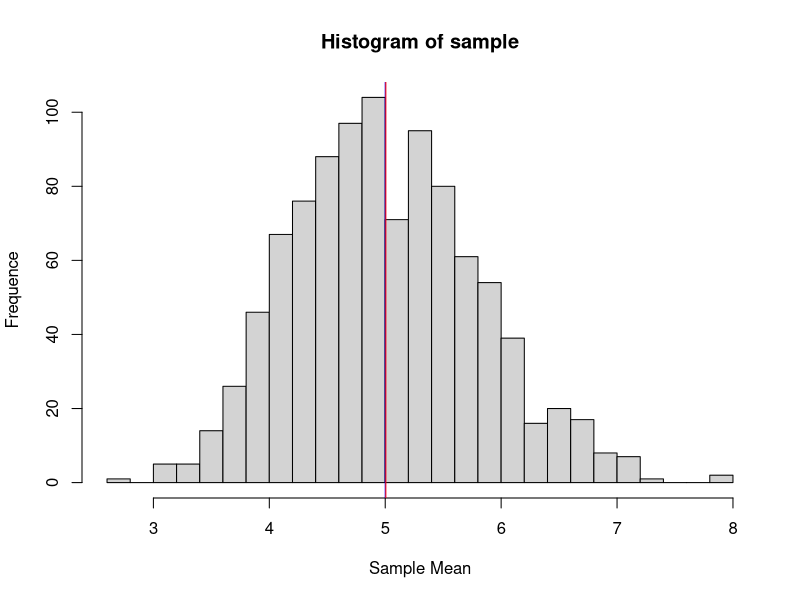
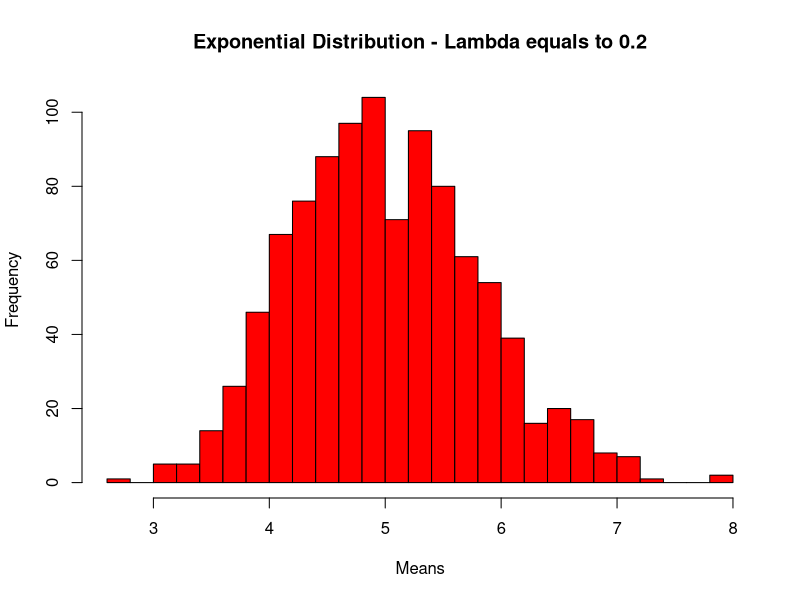
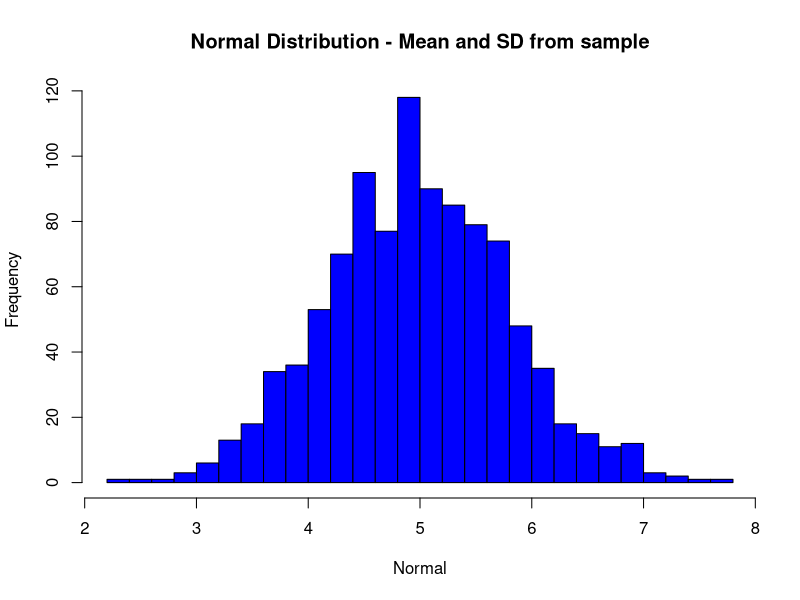
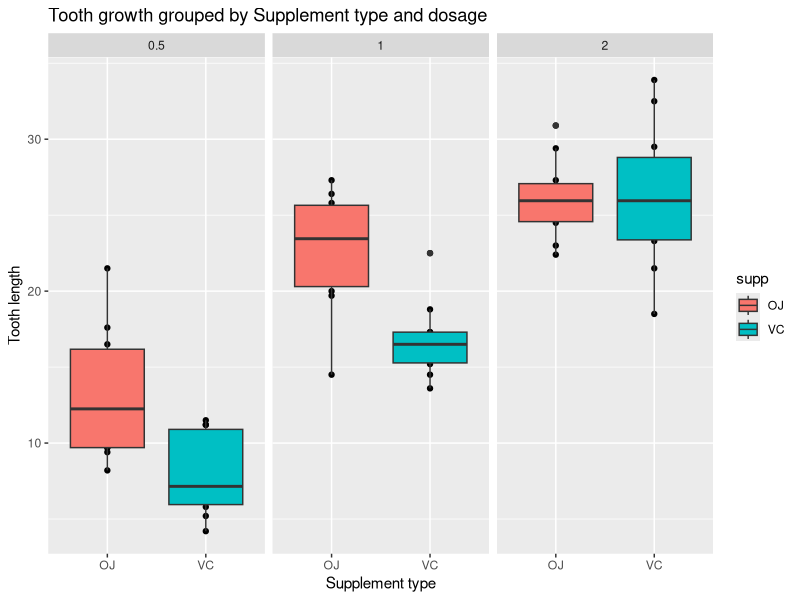

Recreate these plots in R, in order.
## ---- chunk 1
knitr::opts_chunk$set(echo = TRUE)
## ---- chunk 2
    #Load data and parameters from exercise

    #Number os samples
    n <- 40

    #Lambda = 0.2
    lambda <- 0.2
    
    #Number of simulations
    b <- 1000
    
    #CI = 95%
    z <- 1.96
    
    #As data is from aleatory distribution generation, set seed for reproducibility
    set.seed(96)
## ---- chunk 3
  #Create a table to hold data
  data <- matrix(rexp(n * b, rate = lambda), b)

  #Simulated mean per sample row 
  sample <- rowMeans(data)
  
  #Mean of means
  simMeanMean <- mean(sample)
  
  #Theoretical exponential mean
  theMean <- 1/lambda
  
  #Histogram of the sample means and theoretical mean
  hist(sample, xlab="Sample Mean", ylab = "Frequence", breaks = 30)
  abline(v=theMean, col="blue", lwd=1)
  abline(v=simMeanMean, col="red", lwd=1)
    

## ---- chunk 4
  print(paste("Simulated exponential mean:", round(simMeanMean, 2)))
  print(paste("Theoretical mean:", round(theMean, 2)))
## ---- chunk 5
  print(paste("Simulated exponential variance:", round(var(sample), 2)))
  print(paste("Theoretical variance:", round((1/lambda)^2/(n) , 2)))

## ---- chunk 6
  simNorm <- rnorm(1000, mean = simMeanMean, sd = sd(sample))
  hist(sample, breaks = 20, main = "Exponential Distribution - Lambda equals to 0.2", xlab = "Means", col = "red")
  hist(simNorm, breaks = 20, main = "Normal Distribution - Mean and SD from sample", xlab = "Normal", col = "blue")
  
## ---- chunk 7

  library(ggplot2)
  library(stats)
  data(ToothGrowth)
  
## ---- chunk 8

  summary(ToothGrowth)
  str(ToothGrowth)

## ---- chunk 9

  qplot(x=supp,y=len,data=ToothGrowth, facets=~dose, main="Tooth growth grouped by Supplement type and dosage",xlab="Supplement type", ylab="Tooth length") + geom_boxplot(aes(fill = supp))
## ---- chunk 10
  t.test(x = ToothGrowth$len, data = ToothGrowth, paired = FALSE, conf.level = 0.95)$conf.

## ---- chunk 11
mean(ToothGrowth[ToothGrowth$supp == "OJ", ]$len)
mean(ToothGrowth[ToothGrowth$supp == "VC", ]$len)

## ---- chunk 12
  mean(ToothGrowth[ToothGrowth$dose == 0.5,]$len)
  mean(ToothGrowth[ToothGrowth$dose == 1,]$len)
  mean(ToothGrowth[ToothGrowth$dose == 2,]$len)

## ---- chunk 13
  dose05 <- ToothGrowth[ToothGrowth$dose == 0.5, ]
  t.test(x = dose05$len, paired = FALSE, conf.level = 0.95)$conf
  mean(dose05[dose05$supp == "VC", ]$len)
  mean(dose05[dose05$supp == "OJ", ]$len)

## ---- chunk 14
  dose10 <- ToothGrowth[ToothGrowth$dose == 1, ]
t.test(x = dose10$len, paired = FALSE, conf.level = 0.95)$conf
  mean(dose10[dose10$supp == "VC", ]$len)
  mean(dose10[dose10$supp == "OJ", ]$len)
## ---- chunk 15
  dose20 <- ToothGrowth[ToothGrowth$dose == 2, ]
t.test(x = dose20$len, paired = FALSE, conf.level = 0.95)$conf
  mean(dose20[dose20$supp == "VC", ]$len)
  mean(dose20[dose20$supp == "OJ", ]$len)

